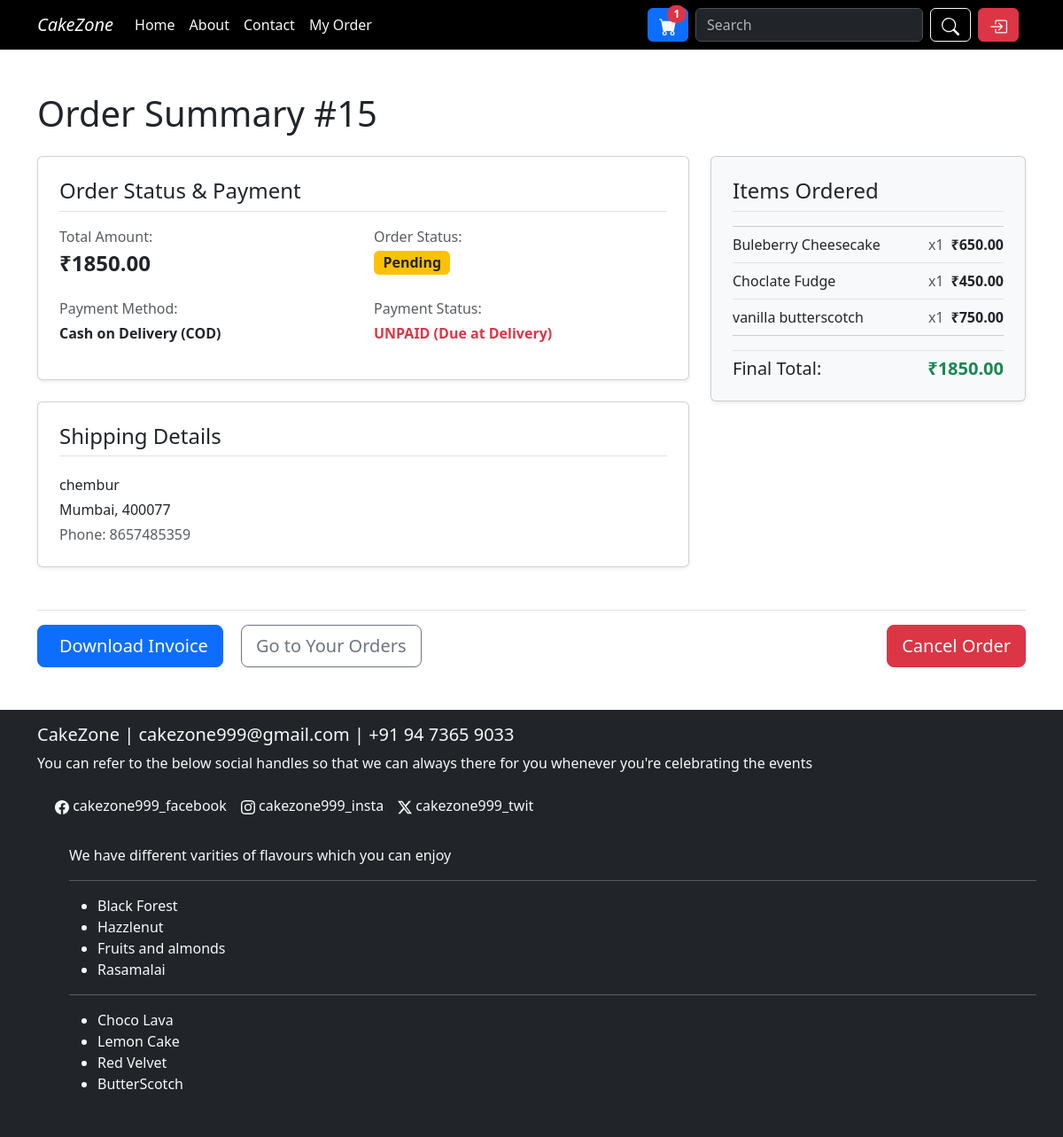
/app/order_summary/15 (signed in), run on the app's committed database.
### cakeapp/models.py (models this page shows, shortened)
class Order(models.Model):
    STATUS_CHOICES = [
        ('Pending', 'Pending'),
        ('Paid', 'Paid'),
        ('Shipped', 'Shipped'),
        ('Delivered', 'Delivered'),
        ('Cancelled', 'Cancelled'),
    ]
    PAYMENT_STATUS_CHOICES = (
        ('Unpaid', 'Unpaid (COD)'),
        ('Paid', 'Paid (COD/Online)'),
        ('Failed', 'Payment Failed'),
        ('Refunded', 'Refunded'),
    )
    user = models.ForeignKey(User, on_delete=models.CASCADE)
    full_name = models.CharField(max_length=200, default="")
    address = models.TextField()
    city = models.CharField(max_length=100, default="")
    zipcode = models.CharField(max_length=20, default="")
    phone = models.CharField(max_length=20, default="")
    total_amount = models.DecimalField(max_digits=10, decimal_places=2)
    status = models.CharField(max_length=20, choices=STATUS_CHOICES, default="Pending")
    created_at = models.DateTimeField(auto_now_add=True)
    payment_status = models.CharField(
        max_length=20,
        choices=PAYMENT_STATUS_CHOICES,
        default='Unpaid'
    )

class OrderItem(models.Model):
    order = models.ForeignKey(
        Order,
        on_delete=models.CASCADE,
        related_name='items' # <--- ADD/UPDATE THIS LINE
    )
    cake = models.ForeignKey(Cake, on_delete=models.CASCADE)  # your cake model
    quantity = models.PositiveIntegerField(default=1)
    price = models.DecimalField(max_digits=10, decimal_places=2)
    def get_item_total(self):
        return self.quantity * self.price

class Cake(models.Model):
    name = models.CharField(max_length=1000)
    description = models.TextField(max_length=2000, blank=True)
    category = models.CharField(max_length=1000)
    veg_nonveg = models.CharField(max_length=10, choices=[
        ('veg', 'Vegetarian'),
        ('nonveg', 'Non-Vegetarian'),
    ])
    price = models.DecimalField(max_digits=8, decimal_places=2)
    cake_image = models.ImageField(upload_to='cakes/', blank=True, null=True)

### cakeapp/views.py (the view)
# urls.py: path("order_summary/<int:order_id>", views.order_summary, name="order_summary"),
@login_required
def order_summary(request, order_id):
    order = Order.objects.get(id=order_id, user=request.user)
    return render(request, "order_summary.html", {"order": order})

### cakeapp/context_processors.py (called while the page is built)
def cart_count(request):
    if request.user.is_authenticated:
        return {'cart_count': Cart.objects.filter(user=request.user).count()}
    return {'cart_count': 0}

### templates/order_summary.html (shortened to what this page needs)
{% extends "base.html" %}
{% block content %}
<div class="container my-5">
    <h1 class="mb-4">Order Summary #{{ order.id }}</h1>
    <div class="row">
        <div class="col-lg-8">
            <div class="card p-4 mb-4 shadow-sm">
                <h4 class="mb-3 border-bottom pb-2">Order Status & Payment</h4>
                <div class="row">
                    <div class="col-md-6 mb-3">
                        <p class="mb-1 text-muted">Total Amount:</p>
                        <h4 class="fw-bold text-dark">₹{{ order.total_amount|floatformat:2 }}</h4>
                    </div>
                    <div class="col-md-6 mb-3">
                        <p class="mb-1 text-muted">Order Status:</p>
                        <span class="badge
                            {% if order.status == 'Delivered' %}bg-success{% elif order.status == 'Pending' %}bg-warning text-dark{% else %}bg-info{% endif %}
                            fs-6">
                            {{ order.status }}
                        </span>
                    </div>
                    <div class="col-md-6 mb-3">
                        <p class="mb-1 text-muted">Payment Method:</p>
                        <p class="fw-bold mb-0">Cash on Delivery (COD)</p>
                    </div>
                    <div class="col-md-6 mb-3">
                        <p class="mb-1 text-muted">Payment Status:</p>
                        <p class="fw-bold text-danger mb-0">
                            {% if order.status == 'Delivered' %}Paid (COD){% else %}UNPAID (Due at Delivery){% endif %}
                        </p>
                    </div>
                </div>
            </div>
            <div class="card p-4 mb-4 shadow-sm">
                <h4 class="mb-3 border-bottom pb-2">Shipping Details</h4>
                <p class="mb-1">{{ order.address }}</p>
                <p class="mb-1">{{ order.city }}, {{ order.zipcode }}</p>
                <p class="mb-0 text-muted">Phone: {{ order.phone }}</p>
            </div>
        </div>
        <div class="col-lg-4">
            <div class="card p-4 mb-4 bg-light shadow-sm">
                <h4 class="mb-3 border-bottom pb-2">Items Ordered</h4>
                <ul class="list-group list-group-flush mb-3">
                    {% for item in order.items.all %}
                    <li class="list-group-item d-flex justify-content-between align-items-center bg-light px-0">
                        <span class="text-truncate">{{ item.cake.name }}</span>
                        <span class="ms-auto me-2 text-muted">x{{ item.quantity }}</span>
                        <span class="fw-bold">₹{{ item.get_item_total|floatformat:2 }}</span>
                    </li>
                    {% endfor %}
                </ul>
                <div class="d-flex justify-content-between pt-2 border-top">
                    <h5 class="mb-0">Final Total:</h5>
                    <h5 class="mb-0 fw-bold text-success">₹{{ order.total_amount|floatformat:2 }}</h5>
                </div>
            </div>
        </div>
    </div>
    <div class="mt-4 pt-3 border-top">
        <a href="{% url 'generate_invoice_pdf' order_id=order.id %}" class="btn btn-primary btn-lg me-3">
             Download Invoice
        </a>
        <a href="{% url 'order_tracker' %}" class="btn btn-outline-secondary btn-lg">
            Go to Your Orders
        </a>
        {% if order.status == 'Pending' %}
            <a href="{% url 'cancel_order' order_id=order.id %}" class="btn btn-danger btn-lg float-end">
                Cancel Order
            </a>
        {% endif %}
    </div>
</div>
{% endblock %}

### templates/base.html (style rules this page uses)
* { padding: 0; box-sizing: border-box; }

### data on the page
Order: id "15", total_amount "1850.00", status "Pending", address "chembur", city "Mumbai", zipcode "400077", phone "8657485359"
OrderItem: cake.name "Buleberry Cheesecake", quantity "1", get_item_total "650.00"
OrderItem: cake.name "Choclate Fudge", quantity "1", get_item_total "450.00"
OrderItem: cake.name "vanilla butterscotch", quantity "1", get_item_total "750.00"

### other printed values
{{ cart_count }} "1"
